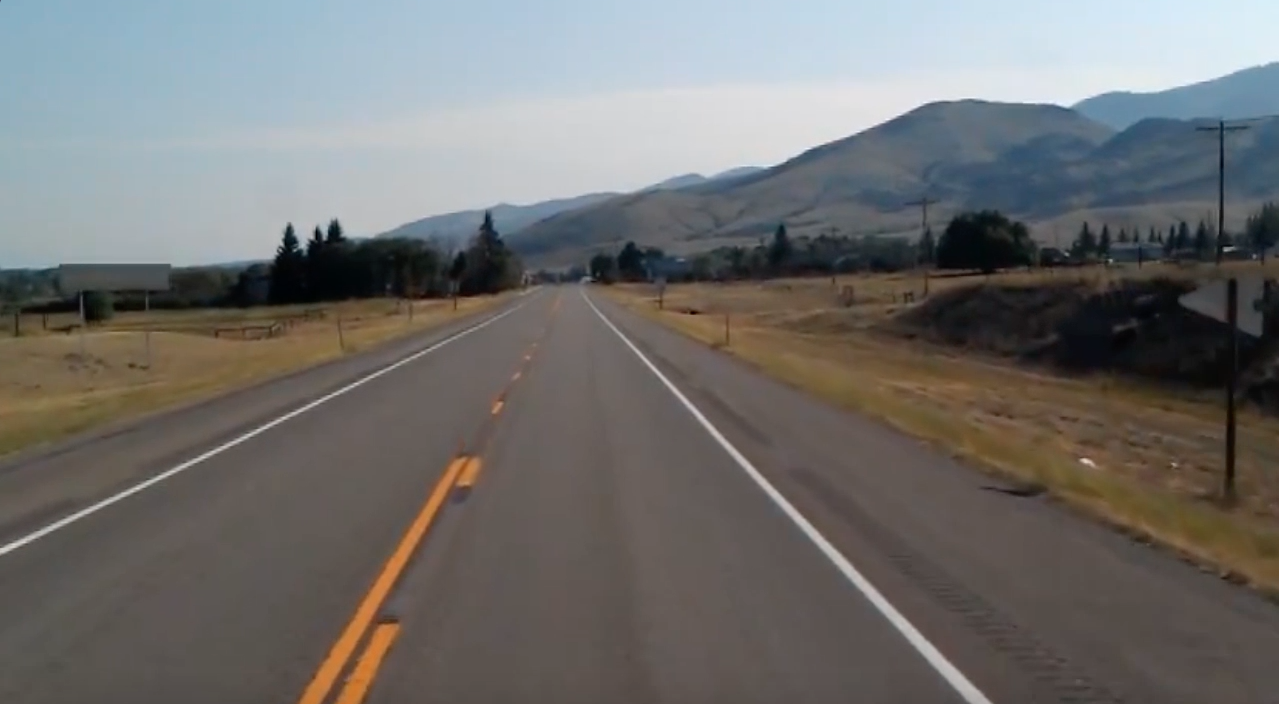
#> input picture source/test_image.jpg, 1279 x 704 px
$ python -i lane_detector.py   (imports and definitions only)
#> lines starting #> are read from the running program, lines starting #| are printed output that depends on the picture; after the words box and inside, x2 and y2 are one past the last pixel; in counts of white or black regions, pixels touching at a corner belong together
### source/display_functions.py
import cv2
import numpy as np
import logging
import math
import datetime
import sys

_SHOW_IMAGE = False

def show_image(title, frame, show=_SHOW_IMAGE):
    if show:
        cv2.imshow(title, frame)

def display_lines(frame, lines, line_color=(0, 255, 0), line_width=10):
    line_image = np.zeros_like(frame)
    if lines is not None:
        for line in lines:
            for x1, y1, x2, y2 in line:
                cv2.line(line_image, (x1, y1), (x2, y2), line_color, line_width)
    line_image = cv2.addWeighted(frame, 0.8, line_image, 1, 1)
    return line_image

# [22 lines left out: function display_heading_line, not called in this run]

### source/lane_detector.py
import cv2
import numpy as np
import logging
import math
import datetime
import sys

from display_functions import show_image, display_lines

# HandCodedLaneFollower
class LaneDetector(object):

    def __init__(self):
        logging.info('Creating a LaneDetector...')

    def detect(self, frame):
        return detect_lane(frame)

############################
# Frame processing steps
############################
def detect_lane(frame):
    logging.debug('detecting lane lines...')

    edges = detect_edges(frame)
    show_image('edges', edges)

    cropped_edges = region_of_interest(edges)
    show_image('edges cropped', cropped_edges)

    line_segments = detect_line_segments(cropped_edges)
    line_segment_image = display_lines(frame, line_segments)
    show_image("line segments", line_segment_image)

    lane_lines = average_slope_intercept(frame, line_segments)
    lane_lines_image = display_lines(frame, lane_lines)
    show_image("lane lines", lane_lines_image)

    return lane_lines, lane_lines_image


def detect_edges(frame):
    # filter for blue lane lines
    hsv = cv2.cvtColor(frame, cv2.COLOR_BGR2HSV)
    show_image("hsv", hsv)

    lower_blue = np.array([30, 40, 0])
    upper_blue = np.array([150, 255, 255])
    mask = cv2.inRange(hsv, lower_blue, upper_blue)
    show_image("blue mask", mask)

    # detect edges
    edges = cv2.Canny(mask, 200, 400)

    return edges

def detect_edges_old(frame):
    # filter for blue lane lines
    hsv = cv2.cvtColor(frame, cv2.COLOR_BGR2HSV)
    show_image("hsv", hsv)
    for i in range(16):
        lower_blue = np.array([30, 16 * i, 0])
        upper_blue = np.array([150, 255, 255])
        mask = cv2.inRange(hsv, lower_blue, upper_blue)
        show_image("blue mask Sat=%s" % (16* i), mask)


    # [7 lines of commented-out code are left out]
    edges = cv2.Canny(mask, 200, 400)

    return edges

def region_of_interest(canny):
    height, width = canny.shape
    mask = np.zeros_like(canny)

    # only focus bottom half of the screen

    polygon = np.array([[
        (0, height * 1 / 2),
        (width, height * 1 / 2),
        (width, height),
        (0, height),
    ]], np.int32)

    cv2.fillPoly(mask, polygon, 255)
    show_image("mask", mask)
    masked_image = cv2.bitwise_and(canny, mask)
    return masked_image

def detect_line_segments(cropped_edges):
    # tuning min_threshold, minLineLength, maxLineGap is a trial and error process by hand
    rho = 1  # precision in pixel, i.e. 1 pixel
    angle = np.pi / 180  # degree in radian, i.e. 1 degree
    min_threshold = 10  # minimal of votes
    line_segments = cv2.HoughLinesP(cropped_edges, rho, angle, min_threshold, np.array([]), minLineLength=8,
                                    maxLineGap=4)

    if line_segments is not None:
        for line_segment in line_segments:
            logging.debug('detected line_segment:')
            logging.debug("%s of length %s" % (line_segment, length_of_line_segment(line_segment[0])))

    return line_segments

def average_slope_intercept(frame, line_segments):
    """
    This function combines line segments into one or two lane lines
    If all line slopes are < 0: then we only have detected left lane
    If all line slopes are > 0: then we only have detected right lane
    """
    lane_lines = []
    if line_segments is None:
        logging.info('No line_segment segments detected')
        return lane_lines

    height, width, _ = frame.shape
    left_fit = []
    right_fit = []

    boundary = 1/3
    left_region_boundary = width * (1 - boundary)  # left lane line segment should be on left 2/3 of the screen
    right_region_boundary = width * boundary # right lane line segment should be on left 2/3 of the screen

    for line_segment in line_segments:
        for x1, y1, x2, y2 in line_segment:
            if x1 == x2:
                logging.info('skipping vertical line segment (slope=inf): %s' % line_segment)
                continue
            fit = np.polyfit((x1, x2), (y1, y2), 1)
            slope = fit[0]
            intercept = fit[1]
            if slope < 0:
                if x1 < left_region_boundary and x2 < left_region_boundary:
                    left_fit.append((slope, intercept))
            else:
                if x1 > right_region_boundary and x2 > right_region_boundary:
                    right_fit.append((slope, intercept))

    left_fit_average = np.average(left_fit, axis=0)
    if len(left_fit) > 0:
        lane_lines.append(make_points(frame, left_fit_average))

    right_fit_average = np.average(right_fit, axis=0)
    if len(right_fit) > 0:
        lane_lines.append(make_points(frame, right_fit_average))

    logging.debug('lane lines: %s' % lane_lines)  # [[[316, 720, 484, 432]], [[1009, 720, 718, 432]]]

    return lane_lines


########################################################
# Utility Functions
########################################################

def length_of_line_segment(line):
    x1, y1, x2, y2 = line
    return math.sqrt((x2 - x1) ** 2 + (y2 - y1) ** 2)

def make_points(frame, line):
    height, width, _ = frame.shape
    slope, intercept = line
    y1 = height  # bottom of the frame
    y2 = int(y1 * 1 / 2)  # make points from middle of the frame down

    # bound the coordinates within the frame
    x1 = max(-width, min(2 * width, int((y1 - intercept) / slope)))
    x2 = max(-width, min(2 * width, int((y2 - intercept) / slope)))
    return [[x1, y1, x2, y2]]

>>> import cv2
>>> picture = cv2.imread('test_image.jpg')
#> picture is the input picture: shape (704, 1279, 3); mean B, G, R 109.7, 111.3, 112.3
>>> result = detect_lane(picture)
#> in detect_edges, `hsv = cv2.cvtColor(frame, cv2.COLOR_BGR2HSV)`: hsv: shape (704, 1279, 3); mean H, S, V 51.3, 49.6, 121.7
#> in detect_edges, `mask = cv2.inRange(hsv, lower_blue, upper_blue)`:
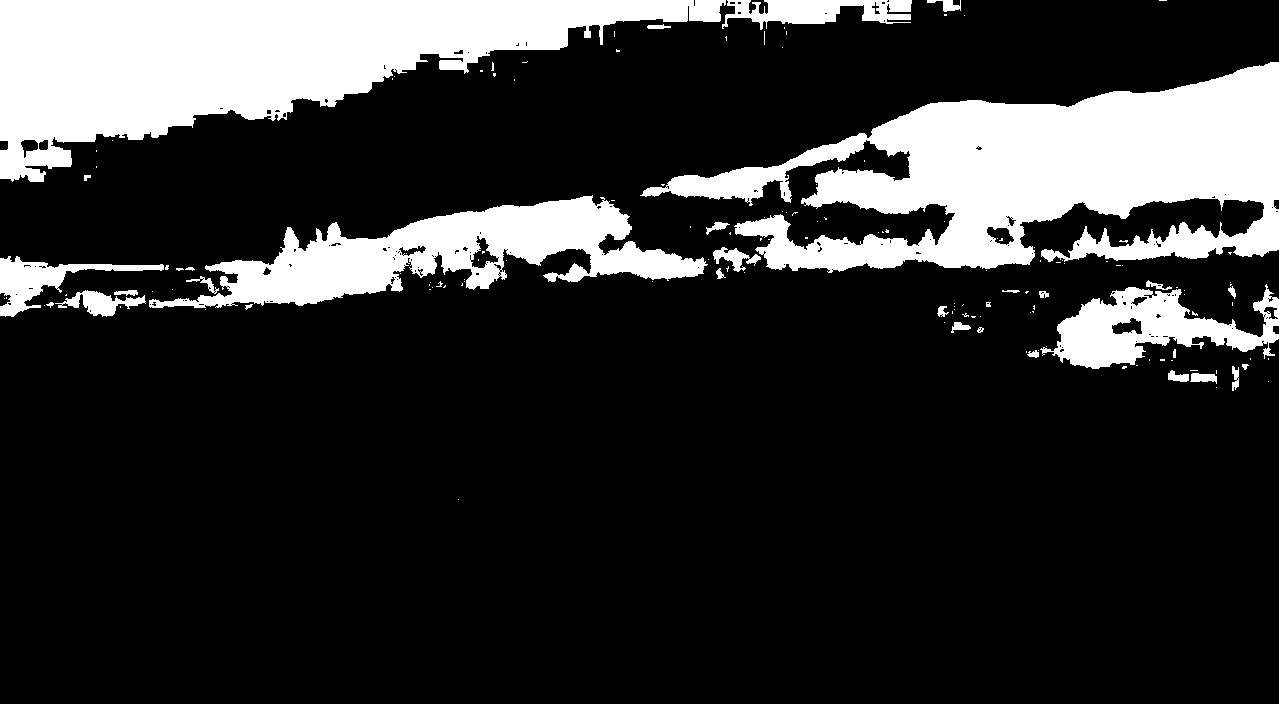
#> mask: shape (704, 1279); 19.3% white; 147 white regions (115 under 20 px), largest, box (x1, y1, x2, y2) and area: (640, 62, 1279, 273) 66269, (0, 0, 726, 182) 63115, (149, 195, 708, 308) 24911
#> in detect_edges, `edges = cv2.Canny(mask, 200, 400)`: edges: shape (704, 1279); 1.3% white in thin lines or dots, all inside (x1, y1, x2, y2) = (0, 0, 1279, 501)
#> in region_of_interest, `cv2.fillPoly(mask, polygon, 255)`:
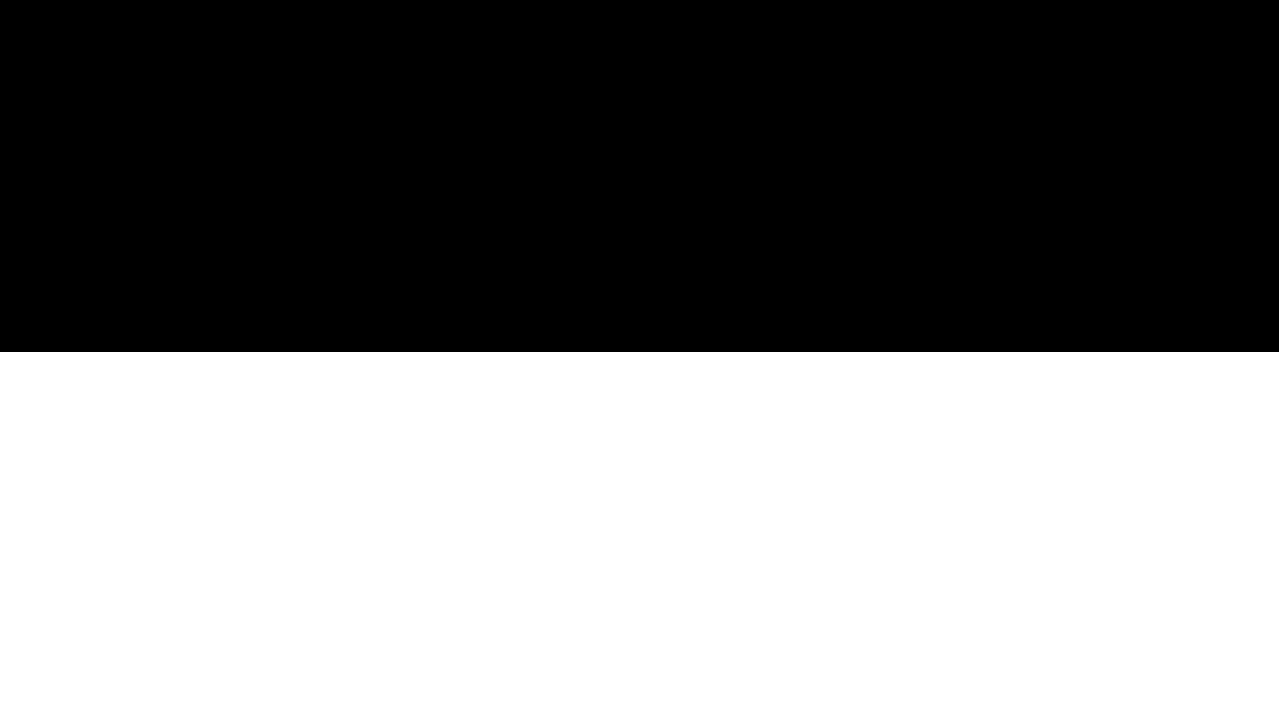
#> mask: shape (704, 1279); 50% white; 1 white region, box (x1, y1, x2, y2) and area: (0, 352, 1279, 704) 450208
#> in region_of_interest, `masked_image = cv2.bitwise_and(canny, mask)`:
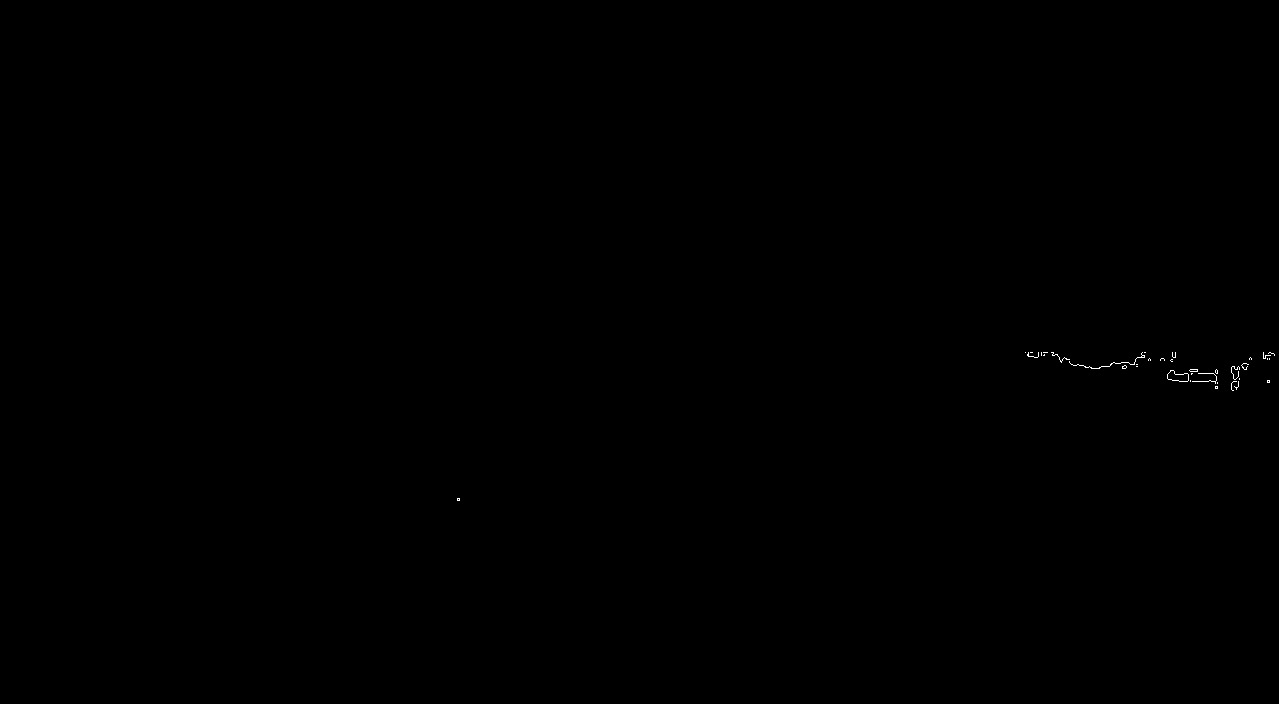
#> masked_image: shape (704, 1279); 0.05% white in thin lines or dots, all inside (x1, y1, x2, y2) = (457, 352, 1275, 501)
#> in detect_line_segments, `line_segments = cv2.HoughLinesP(cropped_edges, rho, angle, min_thresho..`: line_segments = 16 rows, first 6: [1172, 380, 1183, 381], [1124, 365, 1137, 364], [1175, 374, 1191, 374], [1202, 373, 1216, 373], [1073, 365, 1083, 365], [1028, 356, 1038, 356]
#> the loop in detect_line_segments, `for line_segment in line_segments:` made 16 passes
#> (x1 in length_of_line_segment, y1 in length_of_line_segment, x2 in length_of_line_segment, y2 in length_of_line_segment) on passes 1 to 12: (1172, 380, 1183, 381), (1124, 365, 1137, 364), (1175, 374, 1191, 374), (1202, 373, 1216, 373), (1073, 365, 1083, 365), (1028, 356, 1038, 356), (1187, 381, 1201, 381), (1059, 359, 1068, 359), (1206, 381, 1217, 382), (1038, 352, 1053, 352), (1091, 368, 1099, 368), (1231, 368, 1246, 369)
#> the loop in display_lines, `for line in lines:` made 16 passes
#> in display_lines, `line_image = cv2.addWeighted(frame, 0.8, line_image, 1, 1)`:
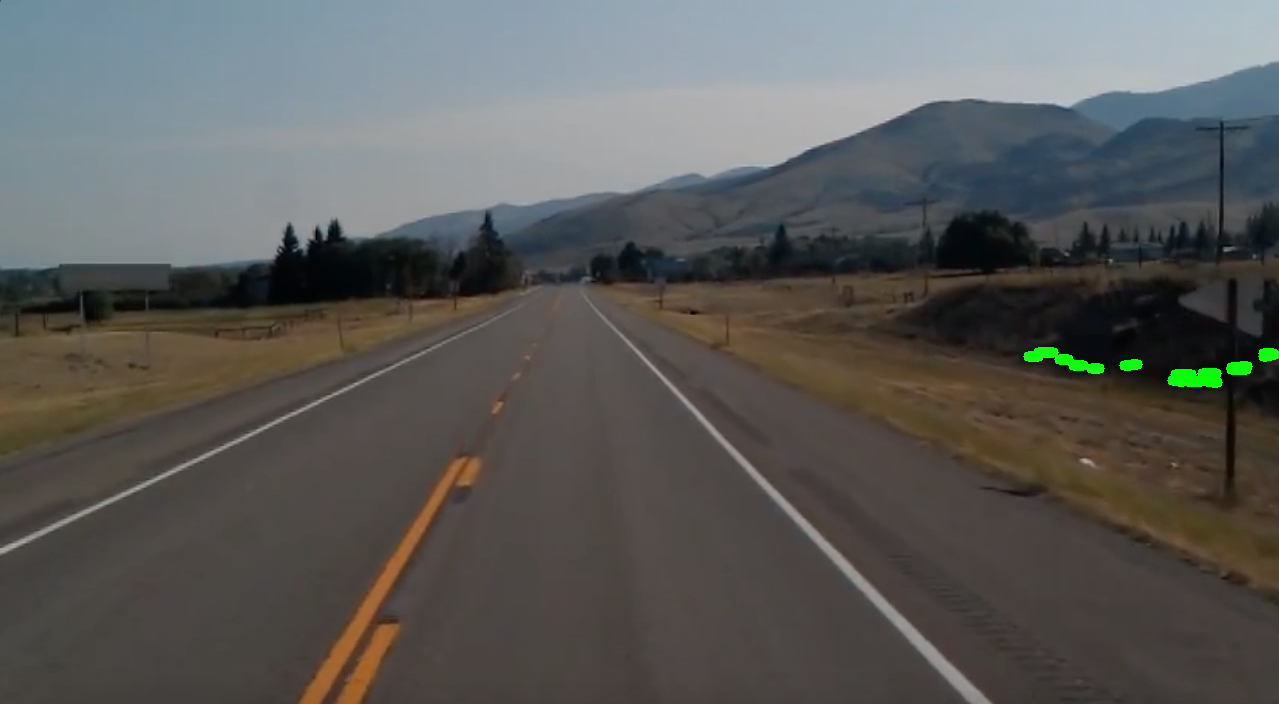
#> line_image: shape (704, 1279, 3); mean B, G, R 88.7, 90.7, 90.8
#> the loop in average_slope_intercept, `for line_segment in line_segments:` made 16 passes
#> after the loop in average_slope_intercept, `for line_segment in line_segments:`: left_fit = []; right_fit = [(0.0909, 273.5), (5.64e-15, 374), (9.26e-16, 373), (6.87e-15, 359), (0.0909, 271.4), (5.48e-16, 368), (0.0667, 285.9), (6.67e-16, 353)]
#> in average_slope_intercept, `left_fit_average = np.average(left_fit, axis=0)`: left_fit_average = nan
#> in average_slope_intercept, `right_fit_average = np.average(right_fit, axis=0)`: right_fit_average = [0.0311, 332.2]
#> in make_points, `slope, intercept = line`: slope = 0.0311; intercept = 332.2
#> in make_points, `x1 = max(-width, min(2 * width, int((y1 - intercept) / slope)))`: x1 = 2558
#> in make_points, `x2 = max(-width, min(2 * width, int((y2 - intercept) / slope)))`: x2 = 636
#> in detect_lane, `lane_lines = average_slope_intercept(frame, line_segments)`: lane_lines = [[[2558, 704, 636, 352]]]
#> the loop in display_lines (call 2), `for line in lines:` made 1 pass
